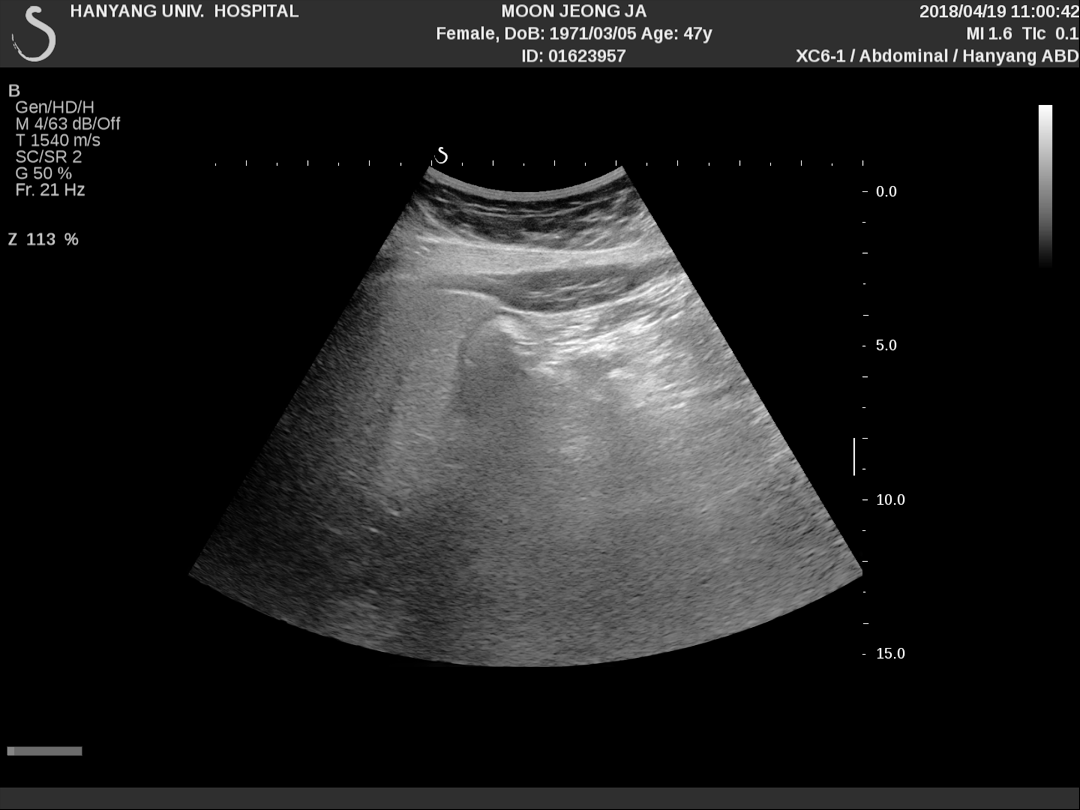
#> input picture image.tif, 1080 x 810 px
$ jupyter execute binary_mask.ipynb
#> lines starting #> are read from the running program, lines starting #| are printed output that depends on the picture
[cell 1]
import cv2
import numpy as np
import matplotlib.pyplot as plt

image = cv2.imread("image.tif", cv2.IMREAD_GRAYSCALE)
#> image is the input picture: shape (810, 1080); min 0, max 255, mean 33
colorized_image = cv2.cvtColor(image, cv2.COLOR_GRAY2BGR)
plt.imshow(image, cmap='gray')
plt.show()

[cell 2]
mask = np.zeros((image.shape[0], image.shape[1]), np.uint8)

bgdModel = np.zeros((1, 65), np.float64)
fgdModel = np.zeros((1, 65), np.float64)

rect = (100, 100, 900, 600)
cv2.grabCut(colorized_image, mask, rect, bgdModel, fgdModel, 1, cv2.GC_INIT_WITH_RECT)

mask = np.where((mask==2) | (mask==0), 0, 1).astype('uint8')
mask = cv2.bilateralFilter(mask, 15, 75, 75)

plt.imshow(mask, cmap='gray')
plt.show()
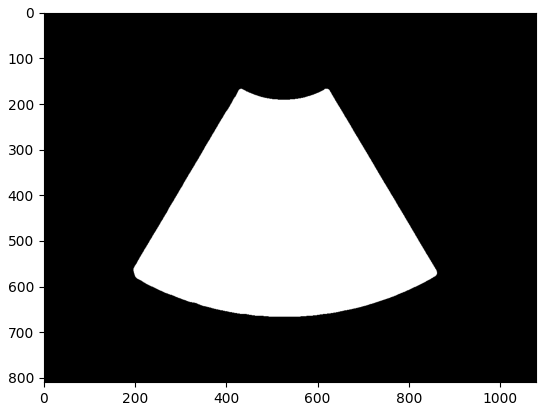
#> figure drawn by matplotlib, 1 panel

[cell 3]
x_left  = np.min(np.where(mask == 1)[0])
#> x_left = 168
x_right = np.max(np.where(mask == 1)[0])
#> x_right = 666
y_upper = np.min(np.where(mask == 1)[1])
#> y_upper = 196
y_lower = np.max(np.where(mask == 1)[1])
#> y_lower = 860

print(f"{x_left, y_upper} \n {x_right, y_lower}")
#| (168, 196)
#|  (666, 860)

[cell 4]
croped_mask = image * mask
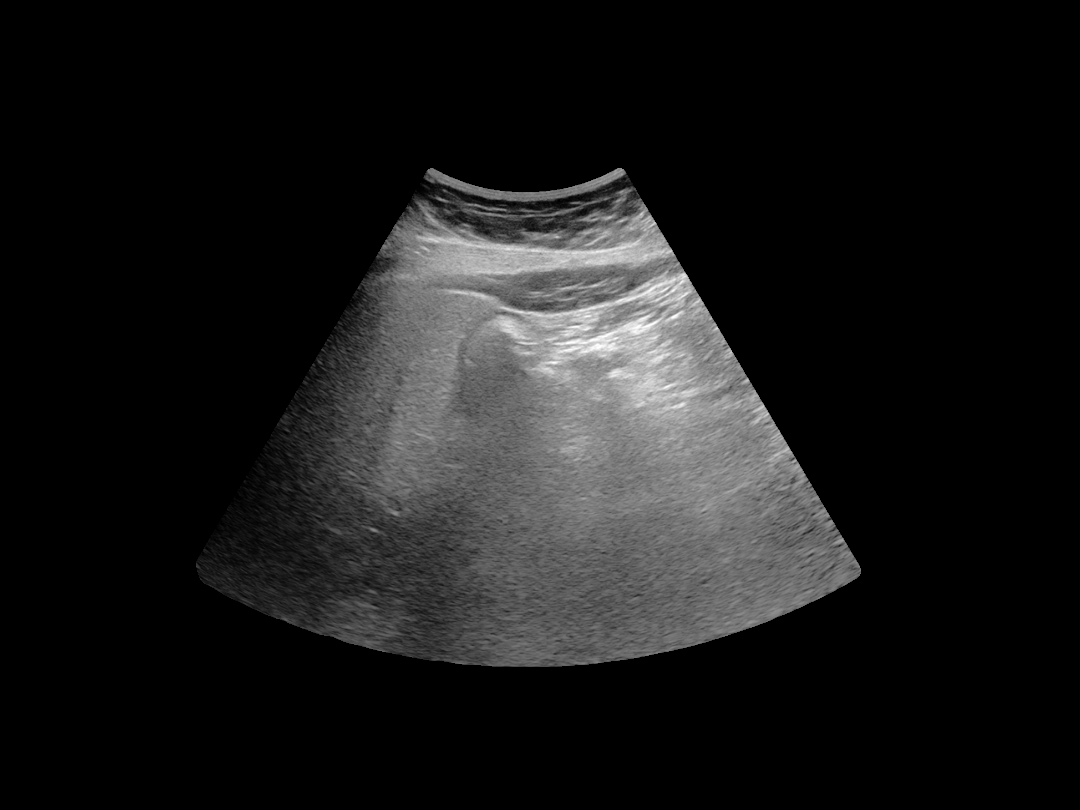
#> croped_mask: shape (810, 1080); min 0, max 255, mean 25.2
croped_mask = croped_mask[x_left:x_right, y_upper:y_lower]
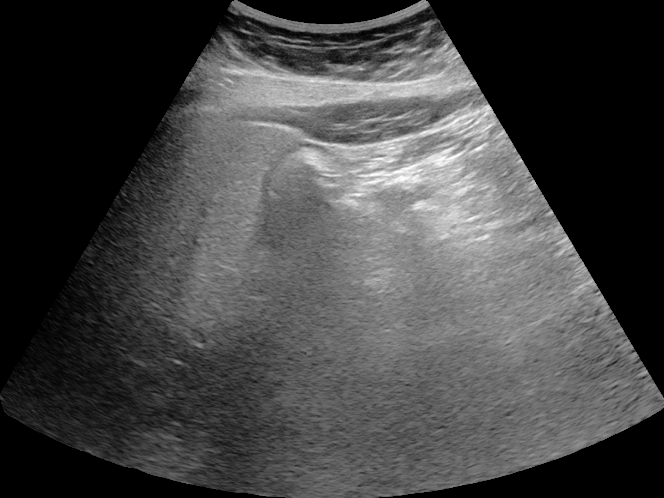
#> croped_mask: shape (498, 664); min 0, max 255, mean 66.6
croped_mask = cv2.resize(croped_mask, (650, 500))
#> croped_mask: shape (500, 650)

print(croped_mask.shape)
#| (500, 650)

plt.imshow(croped_mask, cmap='gray')
plt.show()
